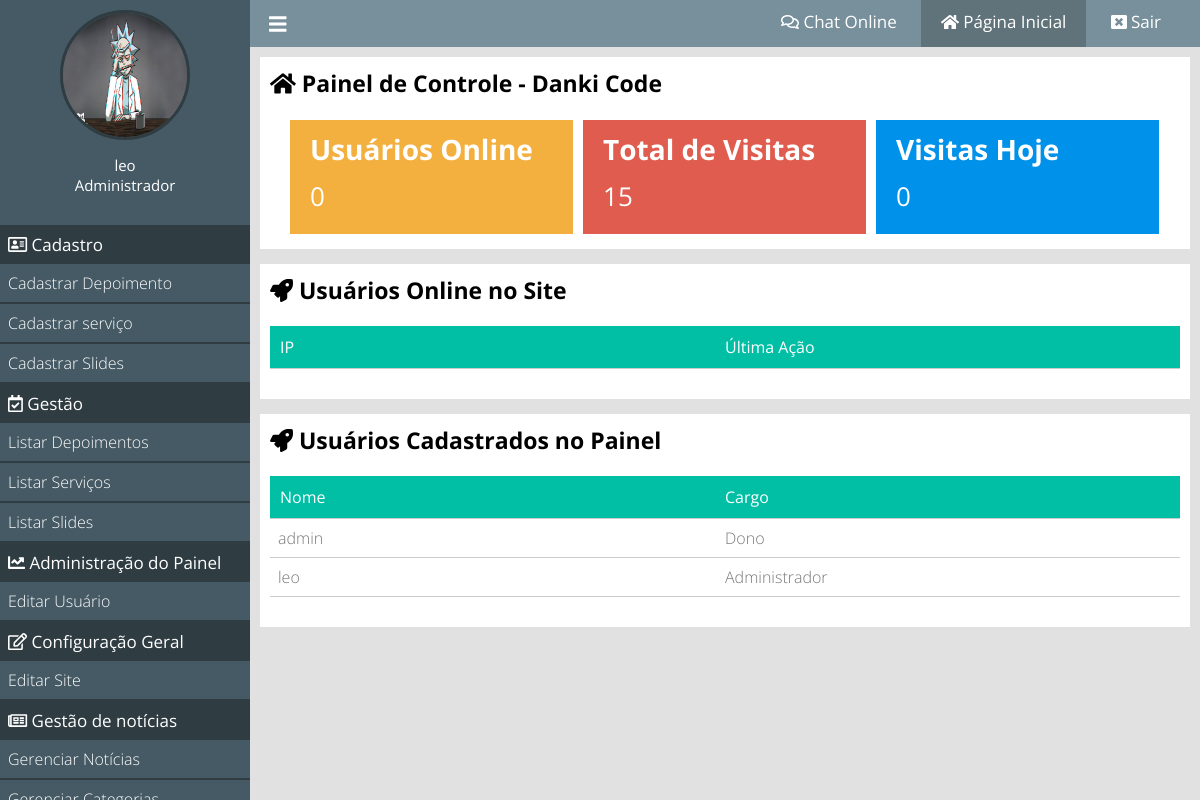
The page /painel/index.php (signed in) on the database its author committed.
### classes/MySql.php (called while the page is built)
<?php
    class MySql{
        private static $pdo;
        public static function conectar(){
            if(self::$pdo == null){
				try{
				self::$pdo = new PDO('mysql:host='.HOST.';dbname='.DATABASE,USER,PASSWORD,array(PDO::MYSQL_ATTR_INIT_COMMAND => "SET NAMES utf8"));
				self::$pdo->setAttribute(PDO::ATTR_ERRMODE,PDO::ERRMODE_EXCEPTION);
				}catch(Exception $e){
					echo '<h2>Erro ao conectar</h2>';
				}
			}
			return self::$pdo;
        }
    }

### painel/pages/home.php (the view, shortened to what this page needs)
<?php
    $usuariosOnline = Painel::listarUsuariosOnline();
    $pegarVisitasTotais = MySql::conectar()->prepare("SELECT * FROM `tb_admin.visitas`");
    $pegarVisitasTotais->execute();
    $pegarVisitasTotais = $pegarVisitasTotais->rowCount();
    $pegarVisitasHoje = MySql::conectar()->prepare("SELECT * FROM `tb_admin.visitas` WHERE dia = ?");
    $pegarVisitasHoje->execute(array(date('Y-m-d')));
    $pegarVisitasHoje = $pegarVisitasHoje->rowCount();
?>
<div class="box__content w100">
    <h2><i class="fas fa-home"></i> Painel de Controle - <?php echo NOME_EMPRESA ?></h2>
    <div class="box__metricas">
        <div class="box__metricas__single">
            <div class="box__metricas__wraper">
                <h2>Usuários Online</h2>
                <p><?php echo count($usuariosOnline); ?></p>
            </div>
        </div>
        <div class="box__metricas__single">
            <div class="box__metricas__wraper">
                <h2>Total de Visitas</h2>
                <p><?php echo $pegarVisitasTotais?></p>
            </div>
        </div>
        <div class="box__metricas__single">
            <div class="box__metricas__wraper">
                <h2>Visitas Hoje</h2>
                <p><?php echo $pegarVisitasHoje?></p>
            </div>
        </div>
    </div>
</div>
<div class="box__content w100">
    <h2><i class="fas fa-rocket"></i> Usuários Online no Site</h2>
    <div class="table__responsive">
        <div class="row">
            <div class="col">
                <span>IP</span>
            </div>
            <div class="col">
                <span>Última Ação</span>
            </div>
        </div>
    </div>
</div>
<div class="box__content w100">
    <h2><i class="fas fa-rocket"></i> Usuários Cadastrados no Painel</h2>
    <div class="table__responsive">
        <div class="row">
            <div class="col">
                <span>Nome</span>
            </div>
            <div class="col">
                <span>Cargo</span>
            </div>
        </div>
        <?php
            $usuariosPainel=MySql::conectar()->prepare("SELECT * FROM `tb_admin.usuarios`");
            $usuariosPainel->execute();
            $usuariosPainel = $usuariosPainel->fetchall();
            foreach ($usuariosPainel as $key => $value) {
        ?>
        <div class="row">
            <div class="col">
                <span><?php echo $value['user'] ?></span>
            </div>
            <div class="col">
                <span><?php echo pegaCargo($value['cargo']); ?></span>
            </div>
        </div>
        <?php
            }
        ?>
    </div>
</div>

### painel/index.php (shortened to what this page needs)
<?php
    include('../config.php');
    if(Painel::logado() == false){
        include('login.php');
    }else{
        include('main.php');
    }

### painel/main.php (shortened to what this page needs)
<!DOCTYPE html>
<html lang="en">
<head>
    <link rel="stylesheet" href="https:cdn.jsdelivr.net/gh/stefangabos/Zebra_Datepicker/dist/css/default/zebra_datepicker.min.css">
    <link rel="stylesheet" href="<?php echo INCLUDE_PATH_PAINEL ?>css/style.css">
    <link rel="stylesheet" href="<?php echo INCLUDE_PATH_PAINEL ?>css/jquery-ui.min.css">
</head>
<body>
    <aside>
        <div class="aside__wraper">
            <div class="box__usuario">
                <?php
                    if($_SESSION['img'] == ''){
                ?>
                <div class="avatar__usuario">
                    <i class="fa fa-user"></i>
                </div>
                <?php }else{ ?>
                <div class="imagem__usuario">
                    <img src="<?php echo INCLUDE_PATH_PAINEL; ?>uploads/<?php echo $_SESSION['img']; ?>">
                </div>
                <?php } ?>
                <div class="nome__usuario">
                    <p><?php echo $_SESSION['nome']; ?></p>
                    <p><?php echo pegaCargo($_SESSION['cargo']); ?></p>
                </div>
            </div>
            <div class="itens__menu">
                <h2><i class="far fa-address-card"></i> Cadastro</h2>
                <a <?php selecionadoMenu('cadastrar-depoimento'); ?> href="<?php echo INCLUDE_PATH_PAINEL ?>cadastrar-depoimento">Cadastrar Depoimento</a>
                <a <?php selecionadoMenu('cadastrar-servico'); ?> href="<?php echo INCLUDE_PATH_PAINEL ?>cadastrar-servico">Cadastrar serviço</a>
                <a <?php selecionadoMenu('cadastrar-slides'); ?> href="<?php echo INCLUDE_PATH_PAINEL ?>cadastrar-slides">Cadastrar Slides</a>
                <h2><i class="far fa-calendar-check"></i> Gestão</h2>
                <a <?php selecionadoMenu('listar-depoimentos'); ?> href="<?php echo INCLUDE_PATH_PAINEL ?>listar-depoimentos">Listar Depoimentos</a>
                <a <?php selecionadoMenu('listar-servicos'); ?> href="<?php echo INCLUDE_PATH_PAINEL ?>listar-servicos">Listar Serviços</a>
                <a <?php selecionadoMenu('listar-slides'); ?> href="<?php echo INCLUDE_PATH_PAINEL ?>listar-slides">Listar Slides</a>
                <h2><i class="fas fa-chart-line"></i> Administração do Painel</h2>
                <a <?php selecionadoMenu('editar-usuario'); ?> href="<?php echo INCLUDE_PATH_PAINEL ?>editar-usuario">Editar Usuário</a>
                <h2><i class="far fa-edit"></i> Configuração Geral</h2>
                <a <?php selecionadoMenu('editar-site'); ?> href="<?php echo INCLUDE_PATH_PAINEL ?>editar-site">Editar Site</a>
                <h2><i class="far fa-newspaper"></i> Gestão de notícias</h2>
                <a <?php selecionadoMenu('gerenciarr-noticias'); ?> href="<?php echo INCLUDE_PATH_PAINEL ?>gerenciar-noticias">Gerenciar Notícias</a>
                <a <?php selecionadoMenu('gerenciar-categorias'); ?> href="<?php echo INCLUDE_PATH_PAINEL ?>gerenciar-categorias">Gerenciar Categorias</a>
            </div>
        </div>
    </aside>
    <header>
        <div class="container">
            <div class="menu__btn">
                <i class="fa fa-bars"></i>
            </div>
            <div class="loggout">
                <a <?php if(@$_GET['url'] == 'chat'){ ?> style="background-color: #60727a;" <?php } ?> href="<?php echo INCLUDE_PATH_PAINEL ?>chat"><i class="far fa-comments"></i><span> Chat Online</span></a>
                <a <?php if(@$_GET['url'] == ''){ ?> style="background-color: #60727a;" <?php } ?> href="<?php echo INCLUDE_PATH_PAINEL ?>"><i class="fas fa-home"></i><span> Página Inicial</span></a>
                <a href="<?php echo INCLUDE_PATH_PAINEL ?>?loggout"><i class="fa fa-window-close"></i><span> Sair</span></a>
            </div>
        </div>
    </header>
    <div class="content">
        <?php
           Painel::loadPage();
        ?>
    </div>
</body>
</html>

### config.php (shortened to what this page needs)
<?php
    function pegaCargo($indice){
            return Painel::$cargos[$indice];
    }
    function selecionadoMenu($par){
        $url = explode('/',@$_GET['url'])[0];
        if($url == $par){
            echo 'class="menu__active"';
        }
    }

### classes/Painel.php (shortened to what this page needs)
<?php
    class Painel
    {
        public static function logado(){
            return isset($_SESSION['login']) ? true : false;
        }
        public static function loadPage(){
            if(isset($_GET['url'])){
                $url = explode('/',$_GET['url']);
                if(file_exists('pages/'.$url[0].'.php')){
                    include('pages/'.$url[0].'.php');
                }else{
                    if(Router::get('visualizar-empreendimento/?',function($par){
                        include('views/visualizar-empreendimento.php');
                    })){
                    }else if(Router::post('visualizar-empreendimento/?',function($par){
                        include('views/visualizar-empreendimento.php');
                    })){
                    }else{
                    }
                }
            }else{
                include('pages/home.php');
            }
        }
        public static function listarUsuariosOnline(){
            $sql = MySql::conectar()->prepare("SELECT * FROM `tb_admin.online`");
            $sql->execute();
            return $sql->fetchAll();
        }
        public static function limparUsuariosOnline(){
            $date = date('Y-m-d H:i:s');
        }
    }

### painel/css/style.css (style rules this page uses)
* { margin: 0; padding: 0; box-sizing: border-box; font-family: 'Open Sans'; }
html,body { height: 100%; background-color: rgb(225,225,225); }
body { overflow-x: hidden; }
.container { margin: 0 auto; padding: 0 2%; }
.w100 { width: 100%; }
header { width: calc(100% - 250px); padding: 10px 0; position: relative; left: 250px; background-color: #78909c; }
.loggout { float: right; }
.loggout a { padding: 14px 20px; text-decoration: none; color: white; font-size: 16px; }
.loggout a span { font-size: 17px; }
.menu__btn { float: left; color: white; font-size: 20px; cursor: pointer; }
aside { width: 250px; height: 100%; float: left; padding: 10px 0 30px 0; position: fixed; left: 0; top: 0; background-color: #455a64; overflow-y: auto; overflow-x: hidden; }
.aside__wraper { width: 250px; }
.imagem__usuario { width: 130px; height: 130px; display: inline-block; position: relative; border-radius: 50%; border: 3px solid #2f3d42; }
.imagem__usuario img { width: 100%; height: 100%; position: absolute; left: 0; top: 0; border-radius: 50%; }
.box__usuario { text-align: center; }
.nome__usuario { margin-top: 10px; text-align: center; }
.nome__usuario p { color: white; font-size: 15px; }
.itens__menu { margin-top: 30px; }
.itens__menu h2 { text-align: left; font-weight: normal; font-size: 17px; background: #2F3D42; color: white; padding:8px; }
.itens__menu a { display: block; padding: 8px; font-weight: 300; font-size: 16px; text-decoration: none; color: white; border-bottom: 2px solid #2F3D42; }
.content { width: calc(100% - 250px); padding: 10px; position: relative; left: 250px; }
.box__content { padding: 10px; margin-bottom: 15px; background-color: white; }
.box__content h2 { font-weight: bold; font-size: 23px; }
.box__metricas { margin-top:16px; padding:0 15px; }
.box__metricas__single { float: left; position: relative; width: 33.3%; background: #F4B03E; border: 5px solid white; }
.box__metricas .box__metricas__single:nth-of-type(2) { background: #E05C4E; }
.box__metricas .box__metricas__single:nth-of-type(3) { background: #0091ea; }
.box__metricas__wraper { padding: 10px 20px; text-align: left; color: white; }
.box__metricas__wraper h2 { font-size: 28px; }
.box__metricas__wraper p { padding: 10px 0; font-size: 26px; }
.table__responsive { margin:20px auto; font-weight: 300; }
.table__responsive .row:nth-of-type(1) { font-weight: normal; background: #00bfa5; padding: 10px; color: white; }
.table__responsive .row { color: #777; padding: 8px; border-bottom: 1px solid #ccc; }
.col { float: left; width: 50%; }

### rows shown on the page
tb_admin.usuarios: user "admin", cargo "Dono"
tb_admin.usuarios: user "leo", cargo "Administrador"

### other values the page prints
$_SESSION['nome'] "leo"
pegaCargo($_SESSION['cargo']) "Administrador"
NOME_EMPRESA "Danki Code"
count($usuariosOnline) "0"
$pegarVisitasTotais "15"
$pegarVisitasHoje "0"
